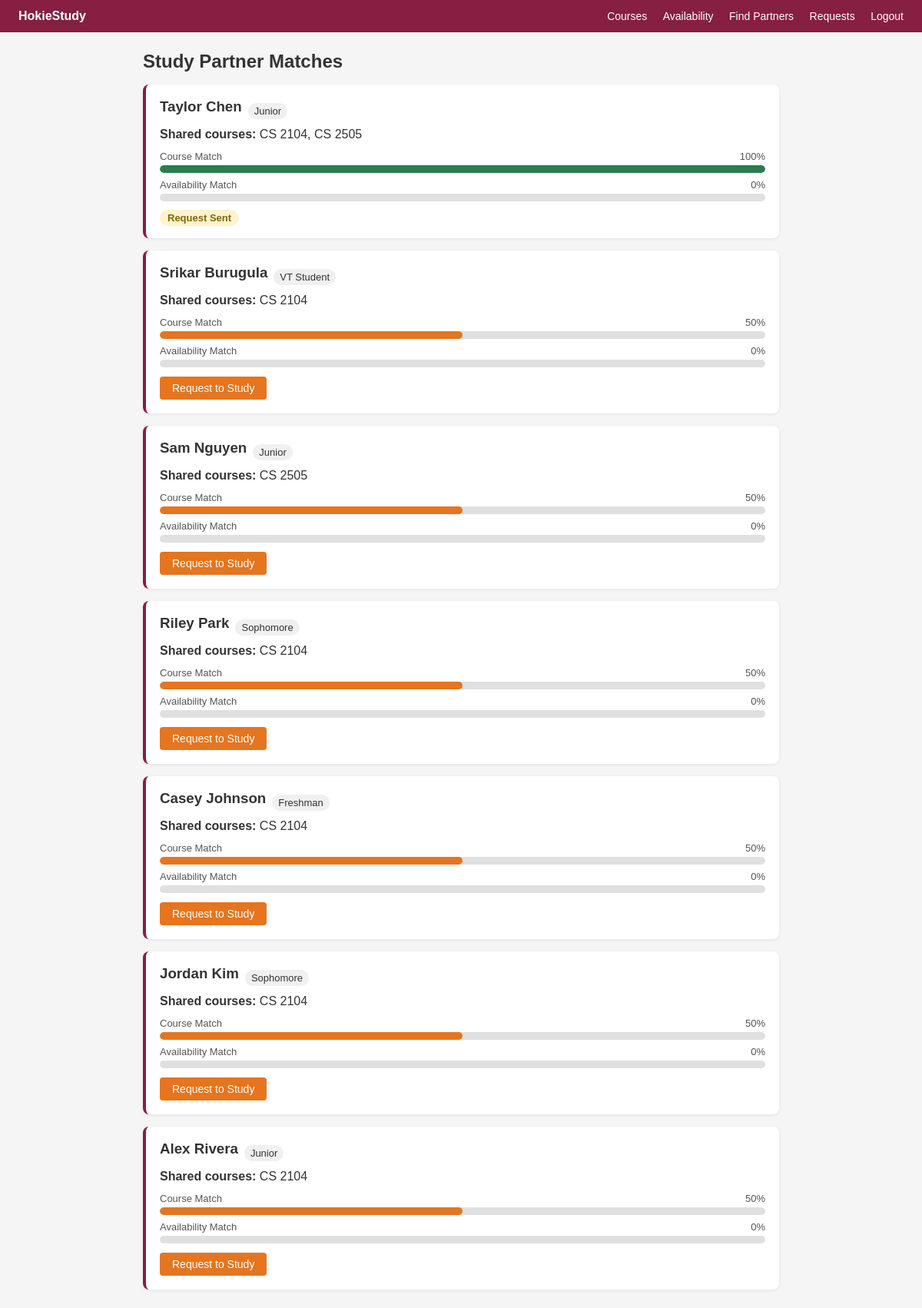
Page /matches (signed in) on the committed database.
### tables this page shows
CREATE TABLE users (id INTEGER PRIMARY KEY, name TEXT, email TEXT UNIQUE, password TEXT, year TEXT);

### app.py (the view)
@app.route('/matches')
@login_required
def matches():
    uid = session['uid']
    c = db()
    my_courses = [r['course_id'] for r in c.execute('SELECT course_id FROM user_courses WHERE user_id=?', (uid,))]
    if not my_courses:
        c.close(); return render_template('matches.html', matches=[], no_courses=True)
    my_slots = {f"{r['day']}-{r['time']}" for r in c.execute('SELECT day,time FROM availability WHERE user_id=?', (uid,))}
    ph = ','.join('?'*len(my_courses))  # build the right number of ? placeholders for the IN clause
    shared = c.execute(f'SELECT user_id, COUNT(*) as cnt FROM user_courses WHERE course_id IN ({ph}) AND user_id!=? GROUP BY user_id ORDER BY cnt DESC',
                       my_courses+[uid]).fetchall()
    sent_requests = {r['to_uid']: r['status'] for r in c.execute('SELECT to_uid, status FROM study_requests WHERE from_uid=?', (uid,))}
    result = []
    for row in shared:
        u = c.execute('SELECT name,year FROM users WHERE id=?', (row['user_id'],)).fetchone()
        if not u: continue
        shared_codes = [r['course_code'] for r in c.execute(
            f'SELECT c.course_code FROM user_courses uc JOIN courses c ON uc.course_id=c.id WHERE uc.user_id=? AND uc.course_id IN ({ph})',
            [row['user_id']]+my_courses)]
        their_slots = {f"{r['day']}-{r['time']}" for r in c.execute('SELECT day,time FROM availability WHERE user_id=?', (row['user_id'],))}
        overlap = my_slots & their_slots
        result.append({
            'uid': row['user_id'], 'name': u['name'], 'year': u['year'] or 'VT Student',
            'courses': shared_codes, 'course_pct': round(row['cnt'] / len(my_courses) * 100),
            'avail_pct': round(len(overlap) / len(my_slots) * 100) if my_slots else 0,
            'overlap_count': len(overlap), 'request_status': sent_requests.get(row['user_id'])
        })
    c.close()
    return render_template('matches.html', matches=result)

### app.py (called while the page is built)
def db():
    conn = sqlite3.connect(DB)
    conn.row_factory = sqlite3.Row  # so we can access columns by name instead of index
    return conn

def login_required(f):
    @wraps(f)
    def wrapped(*args, **kwargs):
        if 'uid' not in session: return redirect(url_for('login'))
        return f(*args, **kwargs)
    return wrapped

### templates/matches.html (shortened to what this page needs)
{% extends "base.html" %}
{% block content %}
<h2>Study Partner Matches</h2>
{% if no_courses %}
<div class="card"><p class="gray">Add your courses first! <a href="/courses">Go to My Courses</a></p></div>
{% elif not matches %}
<div class="card"><p class="gray">No matches yet. Other students need to add the same courses.</p></div>
{% else %}
{% for m in matches %}
<div class="card match">
  <div class="row"><h3>{{ m.name }}</h3><span class="tag">{{ m.year }}</span></div>
  <p style="margin-top:6px"><b>Shared courses:</b> {{ m.courses|join(', ') }}</p>
  <div style="margin-top:12px">
    <div class="bar-label"><span>Course Match</span><span>{{ m.course_pct }}%</span></div>
    <div class="bar-track"><div class="bar-fill" style="width:{{ m.course_pct }}%; background:{{ '#2a7d4f' if m.course_pct >= 75 else '#E5751F' if m.course_pct >= 50 else '#861F41' }};"></div></div>
  </div>
  <div style="margin-top:8px">
    <div class="bar-label"><span>Availability Match</span><span>{{ m.avail_pct }}%</span></div>
    <div class="bar-track"><div class="bar-fill" style="width:{{ m.avail_pct }}%; background:{{ '#2a7d4f' if m.avail_pct >= 75 else '#E5751F' if m.avail_pct >= 50 else '#861F41' if m.avail_pct > 0 else '#ccc' }};"></div></div>
  </div>
  <div style="margin-top:12px">
    {% if m.request_status == 'pending' %}
      <span class="status-badge pending">Request Sent</span>
    {% elif m.request_status == 'accepted' %}
      <span class="status-badge accepted">✓ Accepted</span>
    {% elif m.request_status == 'declined' %}
      <span class="status-badge declined">Declined</span>
    {% else %}
      <form method="POST" action="/request/{{ m.uid }}" style="display:inline">
        <button class="btn-orange">Request to Study</button>
      </form>
    {% endif %}
  </div>
</div>
{% endfor %}
{% endif %}
{% endblock %}

### static/style.css (style rules this page uses)
* { box-sizing:border-box;margin:0;padding:0 }
body { font-family:Arial,sans-serif;background:#f5f5f5;color:#333 }
h2 { margin-bottom:16px }
.card { background:#fff;border-radius:8px;padding:18px;margin-bottom:16px;box-shadow:0 1px 4px rgba(0,0,0,.08) }
.card h3 { margin-bottom:10px }
button { background:#861F41;color:#fff;padding:9px 18px;border:none;border-radius:4px;cursor:pointer;font-size:14px }
.btn-orange { background:#E5751F;color:#fff;padding:7px 16px;border:none;border-radius:4px;cursor:pointer;font-size:14px }
.row { display:flex;gap:8px;align-items:center }
.match { border-left:4px solid #861F41 }
.tag { background:#f0f0f0;padding:3px 8px;border-radius:12px;font-size:13px }
.bar-label { display:flex;justify-content:space-between;font-size:13px;color:#555;margin-bottom:4px }
.bar-track { width:100%;height:10px;background:#e0e0e0;border-radius:5px;overflow:hidden }
.bar-fill { height:100%;border-radius:5px;transition:width 0.4s ease }
.status-badge { padding:3px 10px;border-radius:12px;font-size:13px;font-weight:bold }
.status-badge.pending { background:#fff3cd;color:#856404 }

### rows in the picture
users: name "Taylor Chen", year "Junior"
users: name "Srikar Burugula", year "VT Student", courses "CS 2104", course_pct "50", avail_pct "0"
users: name "Sam Nguyen", year "Junior", courses "CS 2505", course_pct "50", avail_pct "0"
users: name "Riley Park", year "Sophomore", courses "CS 2104", course_pct "50", avail_pct "0"
users: name "Casey Johnson", year "Freshman", courses "CS 2104", course_pct "50", avail_pct "0"
users: name "Jordan Kim", year "Sophomore", courses "CS 2104", course_pct "50", avail_pct "0"
users: name "Alex Rivera", year "Junior", courses "CS 2104", course_pct "50", avail_pct "0"

### other values in the picture
{{ m.courses|join(', ') }} "CS 2104, CS 2505"
{{ m.course_pct }} "100"
{{ m.avail_pct }} "0"
